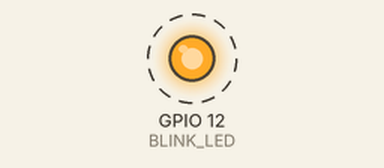
Bench run of a sketch on a simulated ESP32. Parts: output pins drawn as LEDs (lit = HIGH). Dashed ring = blinking. WiFi joins after 1.5 s; servers stay silent unless stated; what the sketch prints to the serial monitor is not drawn.

Above: at 1.55 s.
Timing chart, 0 to 4.5 s (numbered marks = the images above):
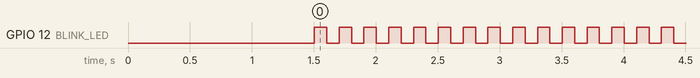

Measured:
- by itself, GPIO 12 (BLINK_LED): alternates HIGH for 0.10 s and LOW for 0.10 s

The sketch:

BasicOTA.ino
```cpp
#include <WiFi.h>
#include <ESPmDNS.h>
#include <WiFi.h>
#include <ArduinoOTA.h>

const char *ssid = "Avian Ambassadors 5g";
const char *password = "mijo498rocks";

#define BLINK_LED 12

void setup() {
  pinMode(BLINK_LED, OUTPUT) ;
  digitalWrite(BLINK_LED, LOW) ;
  Serial.begin(115200);
  Serial.println("Booting");
  WiFi.mode(WIFI_STA);
  WiFi.begin(ssid, password);
  while (WiFi.waitForConnectResult() != WL_CONNECTED) {
    Serial.println("Connection Failed! Rebooting...");
    delay(5000);
    ESP.restart();
  }
  digitalWrite(BLINK_LED, HIGH) ;

  // Port defaults to 3232
  // ArduinoOTA.setPort(3232);

  // Hostname defaults to esp3232-[MAC]
  // ArduinoOTA.setHostname("myesp32");

  // No authentication by default
  // ArduinoOTA.setPassword("admin");

  // Password can be set with it's md5 value as well
  // MD5(admin) = 21232f297a57a5a743894a0e4a801fc3
  // ArduinoOTA.setPasswordHash("21232f297a57a5a743894a0e4a801fc3");

  ArduinoOTA
    .onStart([]() {
      String type;
      if (ArduinoOTA.getCommand() == U_FLASH) {
        type = "sketch";
      } else {  // U_SPIFFS
        type = "filesystem";
      }

      // NOTE: if updating SPIFFS this would be the place to unmount SPIFFS using SPIFFS.end()
      Serial.println("Start updating " + type);
    })
    .onEnd([]() {
      Serial.println("\nEnd");
    })
    .onProgress([](unsigned int progress, unsigned int total) {
      Serial.printf("Progress: %u%%\r", (progress / (total / 100)));
    })
    .onError([](ota_error_t error) {
      Serial.printf("Error[%u]: ", error);
      if (error == OTA_AUTH_ERROR) {
        Serial.println("Auth Failed");
      } else if (error == OTA_BEGIN_ERROR) {
        Serial.println("Begin Failed");
      } else if (error == OTA_CONNECT_ERROR) {
        Serial.println("Connect Failed");
      } else if (error == OTA_RECEIVE_ERROR) {
        Serial.println("Receive Failed");
      } else if (error == OTA_END_ERROR) {
        Serial.println("End Failed");
      }
    });

  ArduinoOTA.begin();

  Serial.println("Ready");
  Serial.print("IP address: ");
  Serial.println(WiFi.localIP());
}

void loop() {
  static bool ledState = false ;
  ArduinoOTA.handle();
  if ( ledState ) {
    ledState = false ;
    digitalWrite(BLINK_LED, LOW) ;
  } else {
    ledState = true ;
    digitalWrite(BLINK_LED, HIGH) ;
  }

  delay(100) ;
}
```
